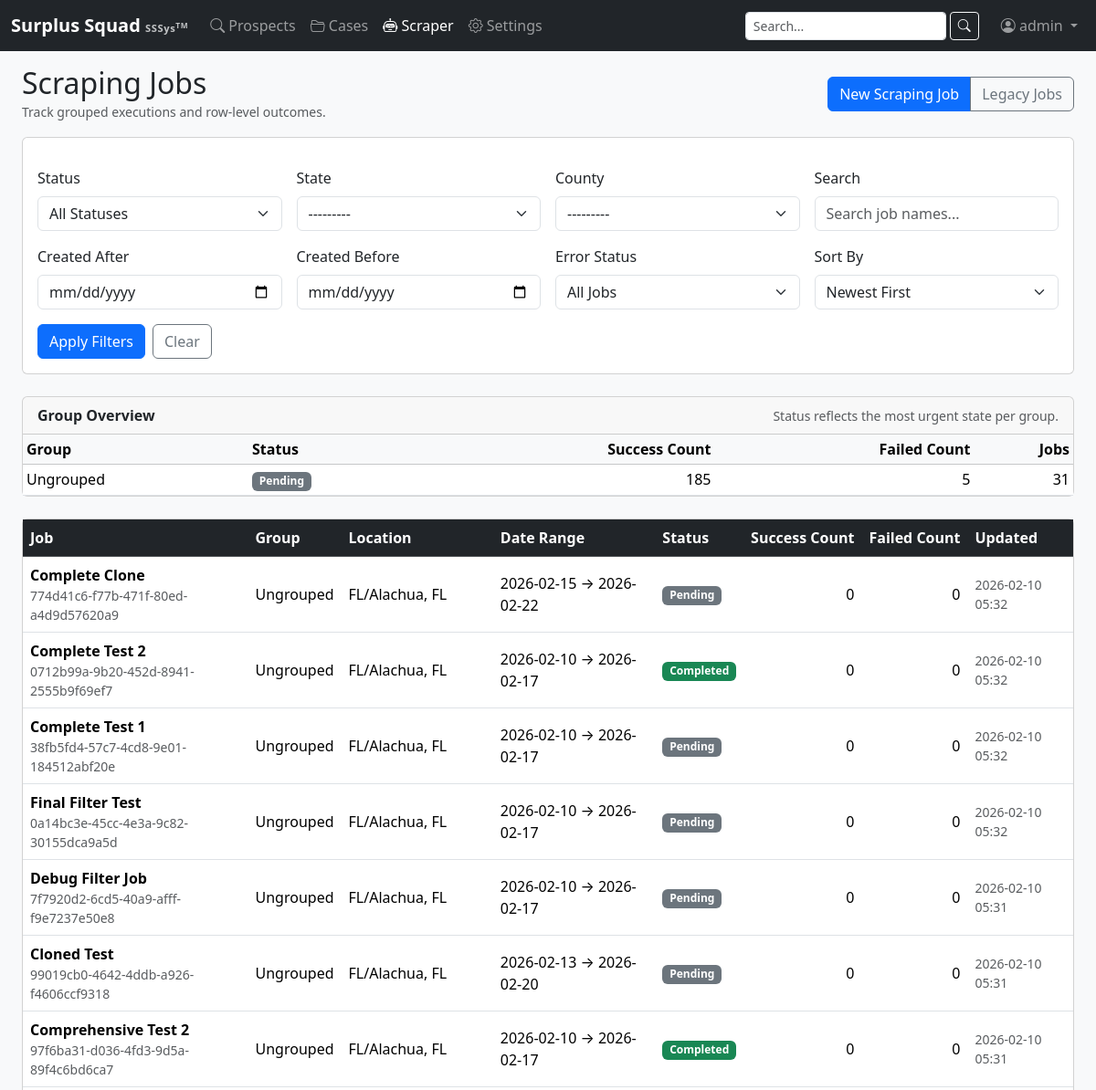
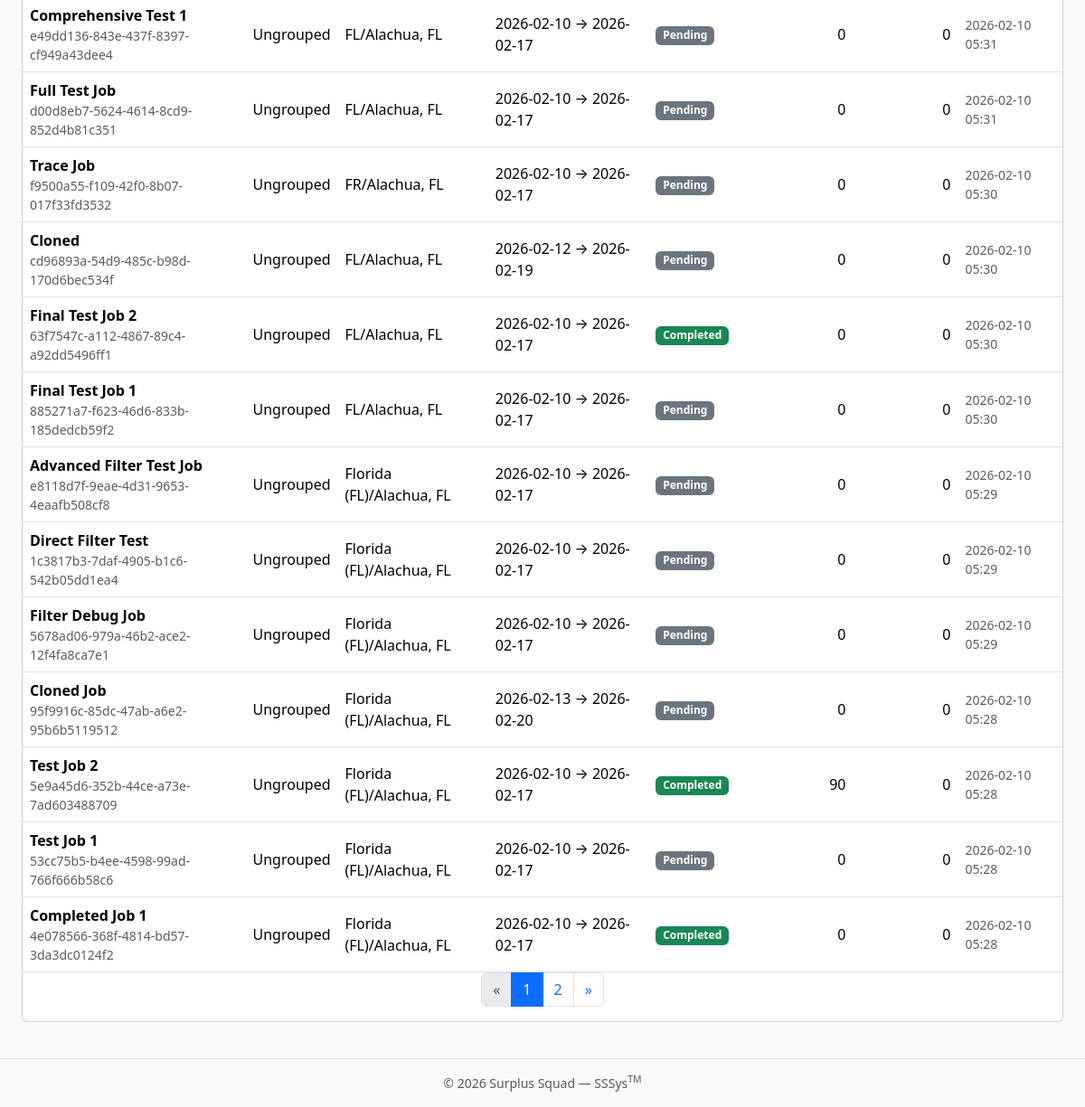
/scraper/v2/jobs/ (signed in), run on the app's committed database (2 pictures, top to bottom).
### apps/scraper/models.py (models this page shows, shortened)
class ScrapingJob(models.Model):
    STATUS_CHOICES = [
        ('pending', 'Pending'),
        ('running', 'Running'),
        ('completed', 'Completed'),
        ('failed', 'Failed'),
    ]
    id = models.UUIDField(primary_key=True, default=uuid.uuid4, editable=False)
    name = models.CharField(max_length=255, help_text="Descriptive name for the job")
    group_name = models.CharField(
        max_length=255,
        blank=True,
        default='',
        help_text="Optional label used to group related jobs",
    )
    state = models.CharField(max_length=10, default='FL', help_text="State code (e.g., 'FL')")
    county = models.CharField(max_length=150, help_text="County name")
    status = models.CharField(max_length=32, choices=STATUS_CHOICES, default='pending')
    created_by = models.ForeignKey(User, on_delete=models.SET_NULL, null=True, blank=True, related_name='scraping_jobs')
    start_date = models.DateField()
    end_date = models.DateField()
    rows_processed = models.IntegerField(default=0)
    rows_success = models.IntegerField(default=0)
    rows_failed = models.IntegerField(default=0)
    custom_params = models.JSONField(default=dict, blank=True, help_text="Custom parameters as JSON")
    is_active = models.BooleanField(default=True, help_text="Soft delete flag")
    task_id = models.CharField(max_length=255, blank=True, help_text="Thread ID or execution identifier")
    created_at = models.DateTimeField(auto_now_add=True)
    updated_at = models.DateTimeField(auto_now=True)
    class Meta:
        ordering = ['-created_at']
        verbose_name_plural = "Scraping Jobs"

### apps/scraper/views.py (the view, shortened to what this page needs)
# urls.py: path("v2/jobs/", views.JobListView.as_view(), name="job_list_v2"),
class JobListView(AdminRequiredMixin, ListView):
    model = ScrapingJob
    template_name = "scraper/job_list_v2.html"
    paginate_by = 20
    context_object_name = 'jobs'
    def get_queryset(self):
        qs = ScrapingJob.objects.filter(is_active=True).order_by('-created_at')
        form = JobFilterForm(self.request.GET or None)
        self.filtered_queryset = qs
        return qs
    def get_context_data(self, **kwargs):
        ctx = super().get_context_data(**kwargs)
        ctx['filter_form'] = JobFilterForm(self.request.GET or None)
        ctx['group_summaries'] = self.get_group_summaries()
        return ctx
    def get_group_summaries(self):
        qs = getattr(self, 'filtered_queryset', ScrapingJob.objects.none())
        summary = list(qs.values('group_name').annotate(
            total=Count('id'),
            running_jobs=Count('id', filter=Q(status='running')),
            failed_jobs=Count('id', filter=Q(status='failed')),
            completed_jobs=Count('id', filter=Q(status='completed')),
            pending_jobs=Count('id', filter=Q(status='pending')),
            success_rows=Sum('rows_success'),
            failed_rows=Sum('rows_failed'),
        ).order_by('group_name'))
        summaries = []
        for entry in summary:
            if entry['running_jobs'] > 0:
                status = 'running'
            elif entry['failed_jobs'] > 0:
                status = 'failed'
            elif entry['completed_jobs'] == entry['total'] and entry['total'] > 0:
                status = 'completed'
            else:
                status = 'pending'
            summaries.append({
                'group_name': entry['group_name'] or 'Ungrouped',
                'status': status,
                'success_count': entry['success_rows'] or 0,
                'failed_count': entry['failed_rows'] or 0,
                'total_jobs': entry['total'],
            })
        return summaries

### apps/accounts/mixins.py (called while the page is built)
    def test_func(self):
        user = self.request.user
        return hasattr(user, 'profile') and user.profile.is_admin

### apps/accounts/models.py (called while the page is built)
    @property
    def can_view_prospects(self):
        return self.role in {self.ROLE_PROSPECTS_ONLY, self.ROLE_BOTH, self.ROLE_ADMIN}

    @property
    def can_view_cases(self):
        return self.role in {self.ROLE_CASES_ONLY, self.ROLE_BOTH, self.ROLE_ADMIN}

    @property
    def is_admin(self):
        return self.role == self.ROLE_ADMIN or self.user.is_superuser

### apps/locations/models.py (called while the page is built)
    def __str__(self):
        return f"{self.name} ({self.abbreviation})"

    def __str__(self):
        return f"{self.name}, {self.state.abbreviation}"

### templates/scraper/job_list_v2.html (shortened to what this page needs)
{% extends "base.html" %}
{% block content %}
<div class="d-flex flex-column flex-md-row justify-content-between align-items-md-center gap-2 mb-3">
  <div>
    <h2 class="mb-0">Scraping Jobs</h2>
    <span class="text-muted small">Track grouped executions and row-level outcomes.</span>
  </div>
  <div class="btn-group">
    <a href="{% url 'scraper:job_create_v2' %}" class="btn btn-primary">New Scraping Job</a>
    <a href="{% url 'scraper:job_list' %}" class="btn btn-outline-secondary">Legacy Jobs</a>
  </div>
</div>
<div class="card mb-4">
  <div class="card-body">
    <form method="get" class="row g-3 align-items-end" novalidate>
      <div class="col-sm-6 col-md-3">
        <label class="form-label">{{ filter_form.status.label }}</label>
        {{ filter_form.status }}
      </div>
      <div class="col-sm-6 col-md-3">
        <label class="form-label">{{ filter_form.state.label }}</label>
        {{ filter_form.state }}
      </div>
      <div class="col-sm-6 col-md-3">
        <label class="form-label">{{ filter_form.county.label }}</label>
        {{ filter_form.county }}
      </div>
      <div class="col-sm-6 col-md-3">
        <label class="form-label">{{ filter_form.search.label }}</label>
        {{ filter_form.search }}
      </div>
      <div class="col-sm-6 col-md-3">
        <label class="form-label">{{ filter_form.date_range_start.label }}</label>
        {{ filter_form.date_range_start }}
      </div>
      <div class="col-sm-6 col-md-3">
        <label class="form-label">{{ filter_form.date_range_end.label }}</label>
        {{ filter_form.date_range_end }}
      </div>
      <div class="col-sm-6 col-md-3">
        <label class="form-label">{{ filter_form.has_errors.label }}</label>
        {{ filter_form.has_errors }}
      </div>
      <div class="col-sm-6 col-md-3">
        <label class="form-label">{{ filter_form.sort.label }}</label>
        {{ filter_form.sort }}
      </div>
      <div class="col-12 d-flex gap-2">
        <button type="submit" class="btn btn-primary">Apply Filters</button>
        <a href="{% url 'scraper:job_list_v2' %}" class="btn btn-outline-secondary">Clear</a>
      </div>
    </form>
  </div>
</div>
{% if group_summaries %}
<div class="card mb-4">
  <div class="card-header d-flex justify-content-between align-items-center">
    <strong>Group Overview</strong>
    <small class="text-muted">Status reflects the most urgent state per group.</small>
  </div>
  <div class="table-responsive">
    <table class="table table-sm align-middle mb-0">
      <thead class="table-light">
        <tr>
          <th>Group</th>
          <th>Status</th>
          <th class="text-end">Success Count</th>
          <th class="text-end">Failed Count</th>
          <th class="text-end">Jobs</th>
        </tr>
      </thead>
      <tbody>
        {% for group in group_summaries %}
        <tr>
          <td>{{ group.group_name }}</td>
          <td>
            {% if group.status == 'completed' %}
              <span class="badge bg-success">Completed</span>
            {% elif group.status == 'running' %}
              <span class="badge bg-warning text-dark">Running</span>
            {% elif group.status == 'failed' %}
              <span class="badge bg-danger">Failed</span>
            {% else %}
              <span class="badge bg-secondary">Pending</span>
            {% endif %}
          </td>
          <td class="text-end">{{ group.success_count|default:0 }}</td>
          <td class="text-end">{{ group.failed_count|default:0 }}</td>
          <td class="text-end">{{ group.total_jobs }}</td>
        </tr>
        {% endfor %}
      </tbody>
    </table>
  </div>
</div>
{% endif %}
<div class="card">
  <div class="table-responsive">
    <table class="table table-hover align-middle mb-0">
      <thead class="table-dark">
        <tr>
          <th>Job</th>
          <th>Group</th>
          <th>Location</th>
          <th>Date Range</th>
          <th>Status</th>
          <th class="text-end">Success Count</th>
          <th class="text-end">Failed Count</th>
          <th>Updated</th>
        </tr>
      </thead>
      <tbody>
        {% for job in jobs %}
        <tr style="cursor: pointer;" onclick="window.location='{% url 'scraper:job_detail_v2' job.pk %}'">
          <td>
            <div class="fw-semibold">{{ job.name }}</div>
            <div class="text-muted small">{{ job.id }}</div>
          </td>
          <td>{{ job.group_name|default:"Ungrouped" }}</td>
          <td>{{ job.state }}/{{ job.county }}</td>
          <td>
            {{ job.start_date|date:"Y-m-d" }}
            {% if job.end_date %}
              &rarr; {{ job.end_date|date:"Y-m-d" }}
            {% endif %}
          </td>
          <td>
            {% if job.status == "completed" %}
              <span class="badge bg-success">Completed</span>
            {% elif job.status == "running" %}
              <span class="badge bg-warning text-dark">Running</span>
            {% elif job.status == "failed" %}
              <span class="badge bg-danger">Failed</span>
            {% else %}
              <span class="badge bg-secondary">Pending</span>
            {% endif %}
          </td>
          <td class="text-end">{{ job.rows_success }}</td>
          <td class="text-end">{{ job.rows_failed }}</td>
          <td>
            <div class="text-muted small">{{ job.updated_at|date:"Y-m-d H:i" }}</div>
          </td>
        </tr>
        {% empty %}
        <tr>
          <td colspan="8" class="text-center text-muted py-4">No jobs match the current filters.</td>
        </tr>
        {% endfor %}
      </tbody>
    </table>
  </div>
  {% include "includes/pagination.html" %}
</div>
{% endblock %}

### templates/includes/navbar.html (shortened to what this page needs)
<nav class="navbar navbar-expand-lg navbar-dark bg-dark">
  <div class="container-fluid">
    <a class="navbar-brand d-flex flex-column lh-1" href="{% url 'dashboard:home' %}">
      <span class="fw-bold">Surplus Squad
      <small class="text-light opacity-75" style="font-size:.7rem;">SSSys<sup>TM</sup></small>
    </span>
    </a>
    <div class="collapse navbar-collapse" id="mainNav">
      {% if user.is_authenticated %}
      <ul class="navbar-nav me-auto">
        {% if user.profile.can_view_prospects or user.is_superuser %}
        <li class="nav-item">
          <a class="nav-link {% if request.resolver_match.app_name == 'prospects' %}active{% endif %}"
             href="{% url 'prospects:type_select' %}">
            <i class="bi bi-search"></i> Prospects
          </a>
        </li>
        {% endif %}
        {% if user.profile.can_view_cases or user.is_superuser %}
        <li class="nav-item">
          <a class="nav-link {% if request.resolver_match.app_name == 'cases' %}active{% endif %}"
             href="{% url 'cases:list' %}">
            <i class="bi bi-folder2-open"></i> Cases
          </a>
        </li>
        {% endif %}
        {% if user.profile.is_admin or user.is_superuser %}
        <li class="nav-item">
          <a class="nav-link {% if request.resolver_match.app_name == 'scraper' %}active{% endif %}"
             href="{% url 'scraper:dashboard' %}">
            <i class="bi bi-robot"></i> Scraper
          </a>
        </li>
        <li class="nav-item">
          <a class="nav-link {% if request.resolver_match.app_name == 'settings_app' %}active{% endif %}"
             href="{% url 'settings_app:home' %}">
            <i class="bi bi-gear"></i> Settings
          </a>
        </li>
        {% endif %}
      </ul>
      <form class="d-flex me-3" method="get" action="{% url 'search' %}">
        <input class="form-control form-control-sm me-1" type="search" name="q" placeholder="Search..." aria-label="Search" value="{{ request.GET.q|default:'' }}">
        <button class="btn btn-sm btn-outline-light" type="submit"><i class="bi bi-search"></i></button>
      </form>
      <ul class="navbar-nav">
        <li class="nav-item dropdown">
          <a class="nav-link dropdown-toggle" href="#" id="userMenu"
             role="button" data-bs-toggle="dropdown" aria-expanded="false">
            <i class="bi bi-person-circle"></i> {{ user.get_full_name|default:user.username }}
          </a>
        </li>
      </ul>
      {% endif %}
    </div>
  </div>
</nav>

### static/css/style.css (style rules this page uses)
body { min-height: 100vh; display: flex; flex-direction: column; background-color: #f8f9fa; }
.navbar-brand small { letter-spacing: .05em; }
.card { transition: box-shadow .15s ease-in-out; }
.table th { white-space: nowrap; }

### data on the page
ScrapingJob: name "Complete Clone", id "774d41c6-f77b-471f-80ed-a4d9d57620a9", group_name "Ungrouped", state "FL", county "Alachua, FL", start_date "2026-02-15", end_date "2026-02-22", status "Pending", rows_success "0", rows_failed "0", updated_at "2026-02-10 05:32"
ScrapingJob: name "Complete Test 2", id "0712b99a-9b20-452d-8941-2555b9f69ef7", group_name "Ungrouped", state "FL", county "Alachua, FL", start_date "2026-02-10", end_date "2026-02-17", status "Completed", rows_success "0", rows_failed "0", updated_at "2026-02-10 05:32"
ScrapingJob: name "Complete Test 1", id "38fb5fd4-57c7-4cd8-9e01-184512abf20e", group_name "Ungrouped", state "FL", county "Alachua, FL", start_date "2026-02-10", end_date "2026-02-17", status "Pending", rows_success "0", rows_failed "0", updated_at "2026-02-10 05:32"
ScrapingJob: name "Final Filter Test", id "0a14bc3e-45cc-4e3a-9c82-30155dca9a5d", group_name "Ungrouped", state "FL", county "Alachua, FL", start_date "2026-02-10", end_date "2026-02-17", status "Pending", rows_success "0", rows_failed "0", updated_at "2026-02-10 05:32"
ScrapingJob: name "Debug Filter Job", id "7f7920d2-6cd5-40a9-afff-f9e7237e50e8", group_name "Ungrouped", state "FL", county "Alachua, FL", start_date "2026-02-10", end_date "2026-02-17", status "Pending", rows_success "0", rows_failed "0", updated_at "2026-02-10 05:31"
ScrapingJob: name "Cloned Test", id "99019cb0-4642-4ddb-a926-f4606ccf9318", group_name "Ungrouped", state "FL", county "Alachua, FL", start_date "2026-02-13", end_date "2026-02-20", status "Pending", rows_success "0", rows_failed "0", updated_at "2026-02-10 05:31"
ScrapingJob: name "Comprehensive Test 2", id "97f6ba31-d036-4fd3-9d5a-89f4c6bd6ca7", group_name "Ungrouped", state "FL", county "Alachua, FL", start_date "2026-02-10", end_date "2026-02-17", status "Completed", rows_success "0", rows_failed "0", updated_at "2026-02-10 05:31"
ScrapingJob: name "Comprehensive Test 1", id "e49dd136-843e-437f-8397-cf949a43dee4", group_name "Ungrouped", state "FL", county "Alachua, FL", start_date "2026-02-10", end_date "2026-02-17", status "Pending", rows_success "0", rows_failed "0", updated_at "2026-02-10 05:31"
ScrapingJob: name "Full Test Job", id "d00d8eb7-5624-4614-8cd9-852d4b81c351", group_name "Ungrouped", state "FL", county "Alachua, FL", start_date "2026-02-10", end_date "2026-02-17", status "Pending", rows_success "0", rows_failed "0", updated_at "2026-02-10 05:31"
ScrapingJob: name "Trace Job", id "f9500a55-f109-42f0-8b07-017f33fd3532", group_name "Ungrouped", state "FR", county "Alachua, FL", start_date "2026-02-10", end_date "2026-02-17", status "Pending", rows_success "0", rows_failed "0", updated_at "2026-02-10 05:30"
ScrapingJob: name "Cloned", id "cd96893a-54d9-485c-b98d-170d6bec534f", group_name "Ungrouped", state "FL", county "Alachua, FL", start_date "2026-02-12", end_date "2026-02-19", status "Pending", rows_success "0", rows_failed "0", updated_at "2026-02-10 05:30"
ScrapingJob: name "Final Test Job 2", id "63f7547c-a112-4867-89c4-a92dd5496ff1", group_name "Ungrouped", state "FL", county "Alachua, FL", start_date "2026-02-10", end_date "2026-02-17", status "Completed", rows_success "0", rows_failed "0", updated_at "2026-02-10 05:30"
ScrapingJob: name "Final Test Job 1", id "885271a7-f623-46d6-833b-185dedcb59f2", group_name "Ungrouped", state "FL", county "Alachua, FL", start_date "2026-02-10", end_date "2026-02-17", status "Pending", rows_success "0", rows_failed "0", updated_at "2026-02-10 05:30"
ScrapingJob: name "Advanced Filter Test Job", id "e8118d7f-9eae-4d31-9653-4eaafb508cf8", group_name "Ungrouped", state "Florida (FL)", county "Alachua, FL", start_date "2026-02-10", end_date "2026-02-17", status "Pending", rows_success "0", rows_failed "0", updated_at "2026-02-10 05:29"
ScrapingJob: name "Direct Filter Test", id "1c3817b3-7daf-4905-b1c6-542b05dd1ea4", group_name "Ungrouped", state "Florida (FL)", county "Alachua, FL", start_date "2026-02-10", end_date "2026-02-17", status "Pending", rows_success "0", rows_failed "0", updated_at "2026-02-10 05:29"
ScrapingJob: name "Filter Debug Job", id "5678ad06-979a-46b2-ace2-12f4fa8ca7e1", group_name "Ungrouped", state "Florida (FL)", county "Alachua, FL", start_date "2026-02-10", end_date "2026-02-17", status "Pending", rows_success "0", rows_failed "0", updated_at "2026-02-10 05:29"
ScrapingJob: name "Cloned Job", id "95f9916c-85dc-47ab-a6e2-95b6b5119512", group_name "Ungrouped", state "Florida (FL)", county "Alachua, FL", start_date "2026-02-13", end_date "2026-02-20", status "Pending", rows_success "0", rows_failed "0", updated_at "2026-02-10 05:28"
ScrapingJob: name "Test Job 2", id "5e9a45d6-352b-44ce-a73e-7ad603488709", group_name "Ungrouped", state "Florida (FL)", county "Alachua, FL", start_date "2026-02-10", end_date "2026-02-17", status "Completed", rows_success "90", rows_failed "0", updated_at "2026-02-10 05:28"
ScrapingJob: name "Test Job 1", id "53cc75b5-b4ee-4598-99ad-766f666b58c6", group_name "Ungrouped", state "Florida (FL)", county "Alachua, FL", start_date "2026-02-10", end_date "2026-02-17", status "Pending", rows_success "0", rows_failed "0", updated_at "2026-02-10 05:28"
ScrapingJob: name "Completed Job 1", id "4e078566-368f-4814-bd57-3da3dc0124f2", group_name "Ungrouped", state "Florida (FL)", county "Alachua, FL", start_date "2026-02-10", end_date "2026-02-17", status "Completed", rows_success "0", rows_failed "0", updated_at "2026-02-10 05:28"

### other printed values
{{ user.get_full_name|default:user.username }} "admin"
{{ filter_form.status.label }} "Status"
{{ filter_form.state.label }} "State"
{{ filter_form.county.label }} "County"
{{ filter_form.search.label }} "Search"
{{ filter_form.date_range_start.label }} "Created After"
{{ filter_form.date_range_end.label }} "Created Before"
{{ filter_form.has_errors.label }} "Error Status"
{{ filter_form.sort.label }} "Sort By"
{{ group.group_name }} "Ungrouped"
{{ group.success_count|default:0 }} "185"
{{ group.failed_count|default:0 }} "5"
{{ group.total_jobs }} "31"
{{ num }} "1"
{{ num }} "2"
